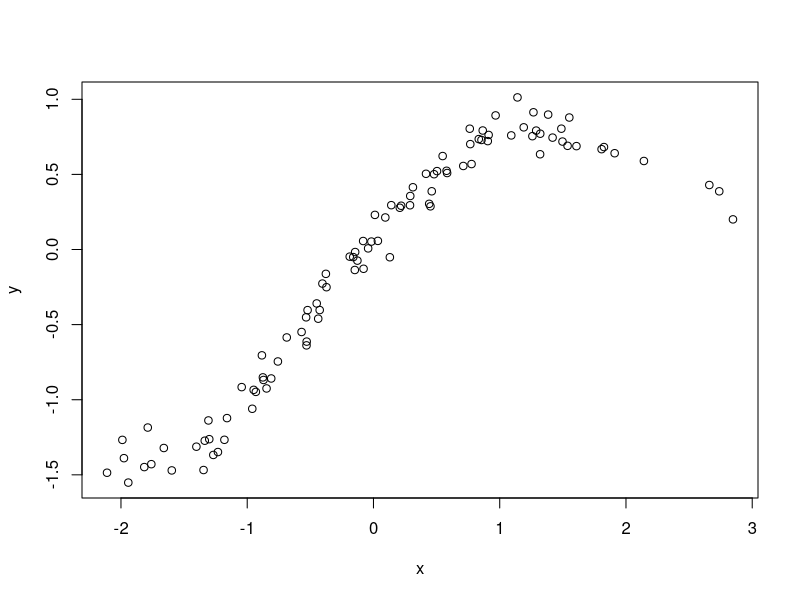
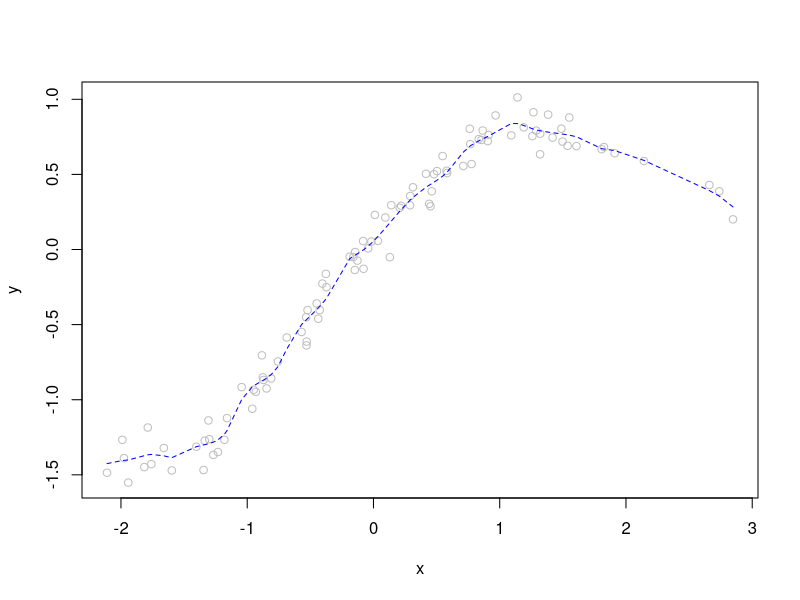
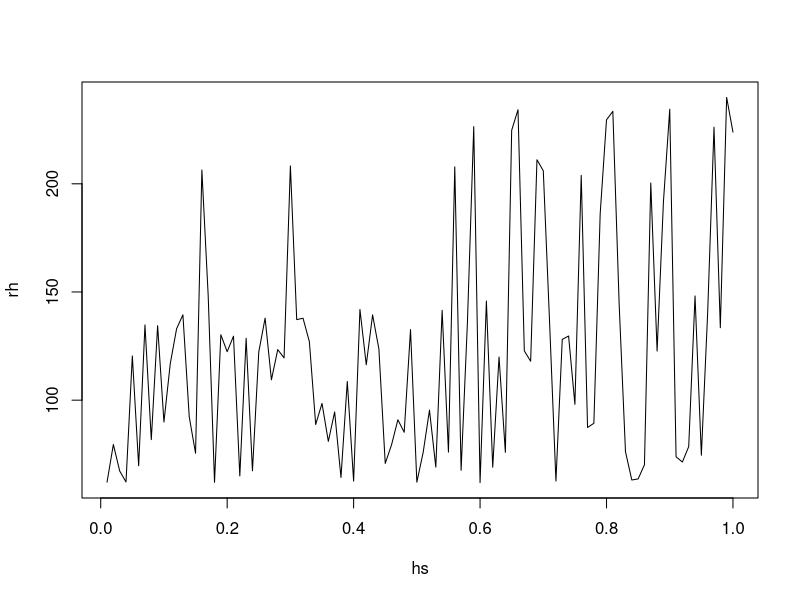
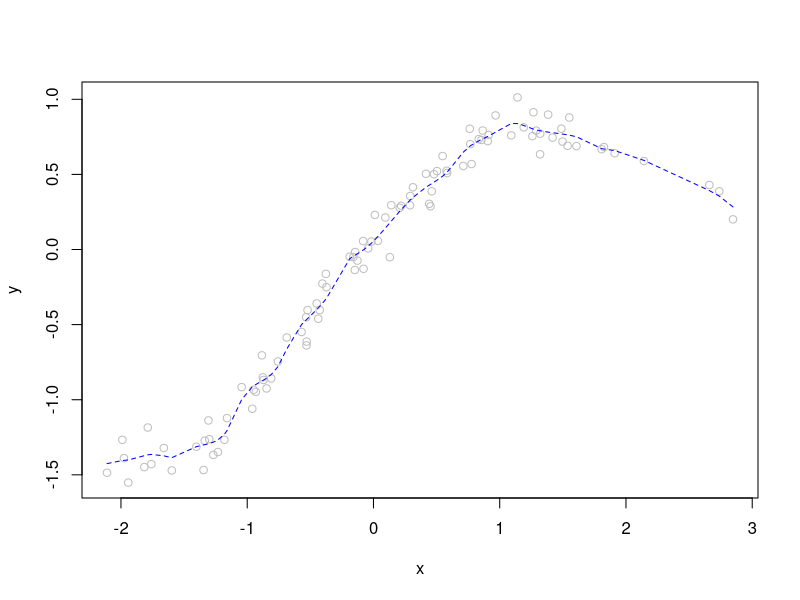
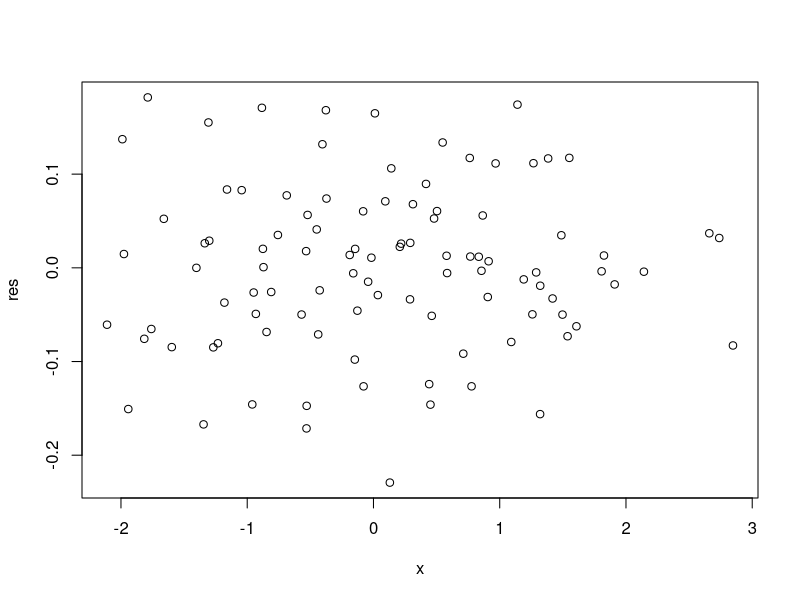
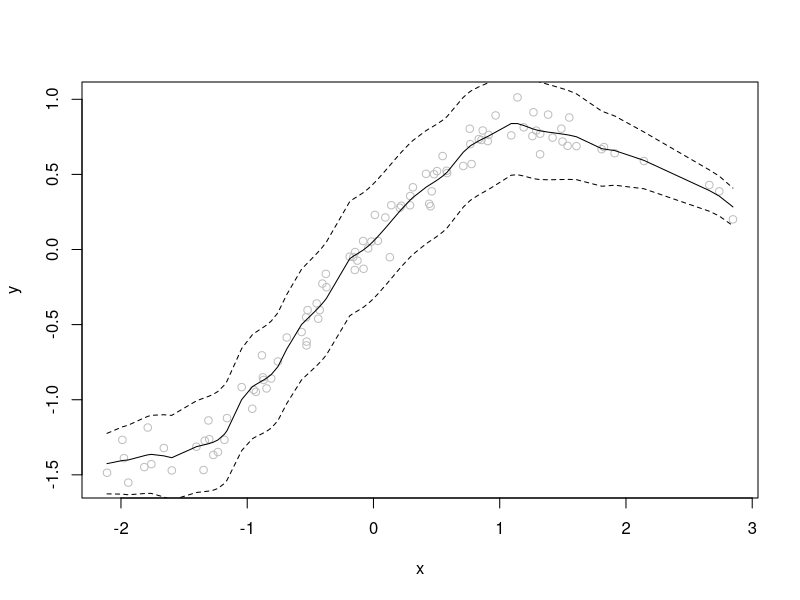

These figures' R source, in order:
set.seed(73)
# Data Generation
x <- rnorm(100) 
y <- rnorm(100, sin(x)/exp(0.25*x), 0.1) + 0.1*rnorm(1)
plot(x, y)

#Kernel Definitions
uniform_kernel <- function(u) {
  0.5 * c(abs(u) < 1)
}

gaussian_kernal <- function(u) {
  sqrt(1/(2*pi))*exp(-0.5*u^2)
}

epanechnikov_kernel <- function(u) {
  0.75*(1-u^2) * c(abs(u) < 1)
}

biweight_kernel <- function(u) {
  (15/16)*(1-u^2)^2 * c(abs(u) < 1)
}

#Weight Function
mask <- function(x_val, x_vec, h, kernal) {
  kernal((x_val - x_vec)/h)
}

#Nadraya-Watson Estimator
nw_est <- function(y, x_val, x_vec, h) {
  sum(y*mask(x[i], x_vec, 0.1, gaussian_kernal))/sum(mask(x[i], x_vec, 0.1, gaussian_kernal))
}

#Trial
n <- length(x)
mx_hat <- matrix(nrow = n, ncol = 1)
for (i in 1:n) {
  mx_hat[i] <- nw_est(y, x[i], x, 0.1)
}

#Plotting estimated curve
plot(x, y, col='grey')
lines(x[order(x)], mx_hat[order(x)], type='l', col='blue', lty=2)

#leave-one-out cross validation for the best h
hs <- seq(0.01,1,by=0.01)
rh <- matrix(nrow = length(hs), ncol = 1)
for (i in 1:length(hs)) {
  mx_i <- matrix(nrow = n, ncol = 1)
  for (j in 1:n) {
    if (j == 1) {
      mx_i[j] <- nw_est(y[2:n], x[j], x[2:n], hs[i])
    } else if (j == n) {
      mx_i[j] <- nw_est(y[1:(n-1)], x[j], x[1:(n-1)], hs[i])
    } else {
      mx_i[j] <- nw_est(y[c(c(seq(1, (j-1))), c(seq((j+1), n)))], x[j], x[c(c(seq(1, (j-1))), c(seq((j+1), n)))], hs[i])
    }
  }
  mx_i[is.na(mx_i)] <- 0 
  rh[i] <- sum((y - mx_i)^2)
}
plot(hs, rh, type='l')
h_new <- hs[which(rh == min(rh))]

#Find new fitted curve with new h
mx_hat_new <- matrix(nrow = n, ncol = 1)
wsq <- matrix(nrow = n, ncol = 1)
for (i in 1:n) {
  wsq[i] <- sum(mask(x[i], x, h_new, gaussian_kernal)^2)
  mx_hat_new[i] <- nw_est(y, x[i], x, h_new)
}

#Plot new fitted curve
plot(x, y, col='grey')
lines(x[order(x)], mx_hat_new[order(x)], type='l', col='blue', lty=2)

#Residual plot
res <- y - mx_hat_new
plot(x, res)

#Prediction with confidence interval
s <- sum(res^2)/(length(res)-1)
var_mx <- s*wsq
lowband <- mx_hat_new + qnorm(0.025)*sqrt(var_mx)
highband <- mx_hat_new + qnorm(0.975)*sqrt(var_mx)

#Plotting the predicted band
plot(x, y, col='grey')
lines(x[order(x)], lowband[order(x)], type='l', lty=2)
lines(x[order(x)], mx_hat_new[order(x)], type='l')
lines(x[order(x)], highband[order(x)], type='l', lty=2)